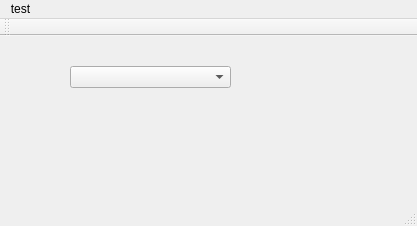
<?xml version="1.0" encoding="UTF-8"?>
<ui version="4.0">
 <class>MainWindow</class>
 <widget class="QMainWindow" name="MainWindow">
  <property name="geometry">
   <rect>
    <x>0</x>
    <y>0</y>
    <width>417</width>
    <height>226</height>
   </rect>
  </property>
  <property name="windowTitle">
   <string>MainWindow</string>
  </property>
  <property name="autoFillBackground">
   <bool>false</bool>
  </property>
  <widget class="QWidget" name="centralWidget">
   <widget class="QComboBox" name="comboBox">
    <property name="geometry">
     <rect>
      <x>70</x>
      <y>30</y>
      <width>161</width>
      <height>22</height>
     </rect>
    </property>
   </widget>
  </widget>
  <widget class="QMenuBar" name="menuBar">
   <property name="geometry">
    <rect>
     <x>0</x>
     <y>0</y>
     <width>417</width>
     <height>21</height>
    </rect>
   </property>
   <widget class="QMenu" name="menutest">
    <property name="title">
     <string>test</string>
    </property>
   </widget>
   <addaction name="menutest"/>
  </widget>
  <widget class="QToolBar" name="mainToolBar">
   <attribute name="toolBarArea">
    <enum>TopToolBarArea</enum>
   </attribute>
   <attribute name="toolBarBreak">
    <bool>false</bool>
   </attribute>
  </widget>
  <widget class="QStatusBar" name="statusBar"/>
 </widget>
 <layoutdefault spacing="6" margin="11"/>
 <resources/>
 <connections/>
</ui>
